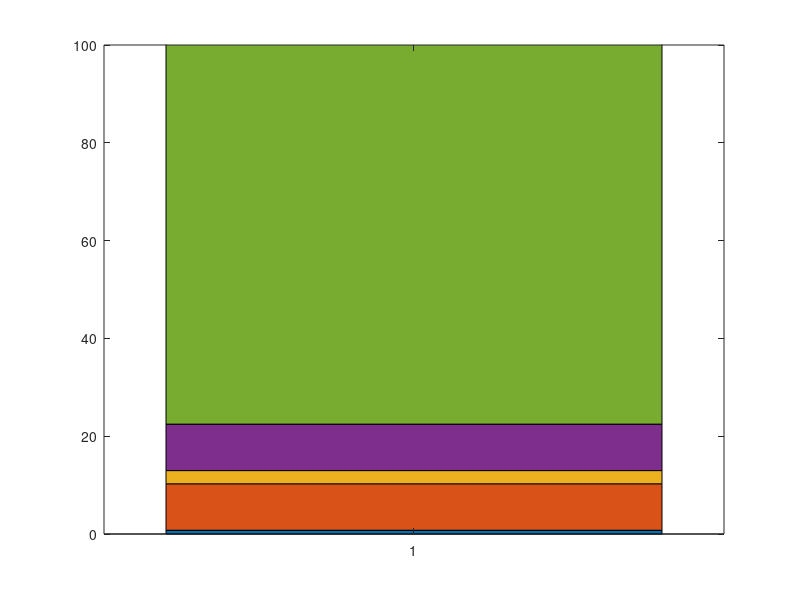

MATLAB code for this plot:
clear all; clc; 

x = 1; 
contributions = [0.77 9.5  2.7 9.5  78.2]; % data from supplementary table 5

figure('color', [1 1 1])
b = bar(x,contributions,"stacked");
ylim([0 100])
